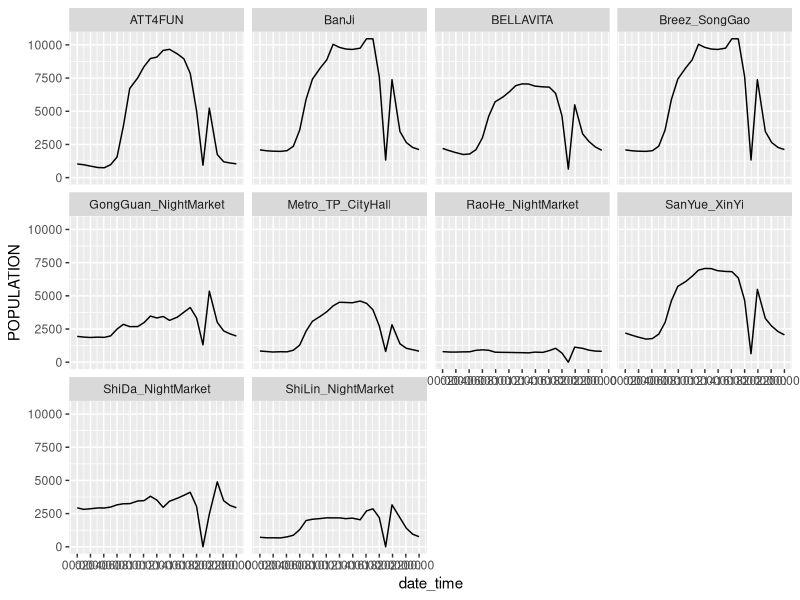

This chart was generated by the following R code:
library(dplyr)
library(ggplot2)
library(readxl)
library(lubridate)
library(scales)

# load data ----------------------------------------------------------------

data <- read_excel("result/cht_people_data.xlsx")


# plot --------------------------------------------------------------------

data %>%
  filter(date_time %within% as.interval(days(1), as.POSIXct("2015-11-19"))) %>%
  ggplot(., aes(x=date_time, y=POPULATION)) +
  geom_line() +
  facet_wrap(~id) +
  scale_x_datetime( breaks=("2 hour"), minor_breaks=("1 hour"), labels=date_format("%H:%M"))




